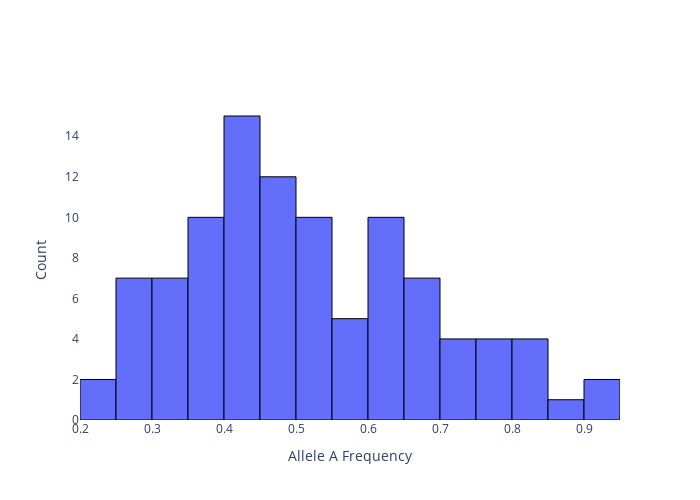

Source (notebook cell):
### Code cell
#histogram of the final allele frequencies
from plotly.graph_objs import *

lastgen_freqA = []
for sim in freqA_list_sim:
    lastgen_freqA.append(sim[-1])

fig = Figure(data=[Histogram(x=lastgen_freqA, nbinsx=15)])
fig.update_traces(marker_line_width=1,marker_line_color="black")
fig.update_layout(plot_bgcolor = 'white',
                  
                  xaxis_title='Allele A Frequency',
                  yaxis_title='Count',
                  width=700,  # Width in pixels
                  height=500)  # Height in pixels
fig.show()

### Figure 1 — Plotly figure (JSON) as saved in the notebook; plotly's stock layout.template omitted (floating-point values rounded to 4 significant figures)
{"data": [{"marker": {"line": {"color": "black", "width": 1}}, "nbinsx": 15, "type": "histogram", "x": [0.406, 0.486, 0.6155, 0.919, 0.4055, 0.6935, 0.394, 0.4045, 0.6415, 0.7055, 0.3805, 0.378, 0.591, 0.4015, 0.645, 0.6425, 0.7975, 0.265, 0.4435, 0.923, 0.3275, 0.604, 0.2815, 0.654, 0.494, 0.3825, 0.266, 0.5145, 0.3855, 0.7065, 0.5035, 0.4275, 0.418, 0.2385, 0.4215, 0.258, 0.3705, 0.319, 0.442, 0.6395, 0.468, 0.5635, 0.456, 0.515, 0.6015, 0.4125, 0.3485, 0.393, 0.808, 0.7945, 0.815, 0.4705, 0.5545, 0.437, 0.3425, 0.3015, 0.6945, 0.4915, 0.293, 0.52, 0.5155, 0.246, 0.6665, 0.3265, 0.7925, 0.386, 0.5365, 0.49, 0.6725, 0.465, 0.478, 0.4405, 0.3725, 0.486, 0.871, 0.68, 0.7585, 0.6335, 0.711, 0.5235, 0.5045, 0.615, 0.8285, 0.566, 0.312, 0.4925, 0.7115, 0.5585, 0.6435, 0.542, 0.817, 0.686, 0.2505, 0.431, 0.4455, 0.427, 0.288, 0.3885, 0.458, 0.526]}], "layout": {"height": 500, "plot_bgcolor": "white", "width": 700, "xaxis": {"autorange": true, "range": [0.2, 0.95], "title": {"text": "Allele A Frequency"}, "type": "linear"}, "yaxis": {"autorange": true, "range": [0, 15.79], "title": {"text": "Count"}}}}
